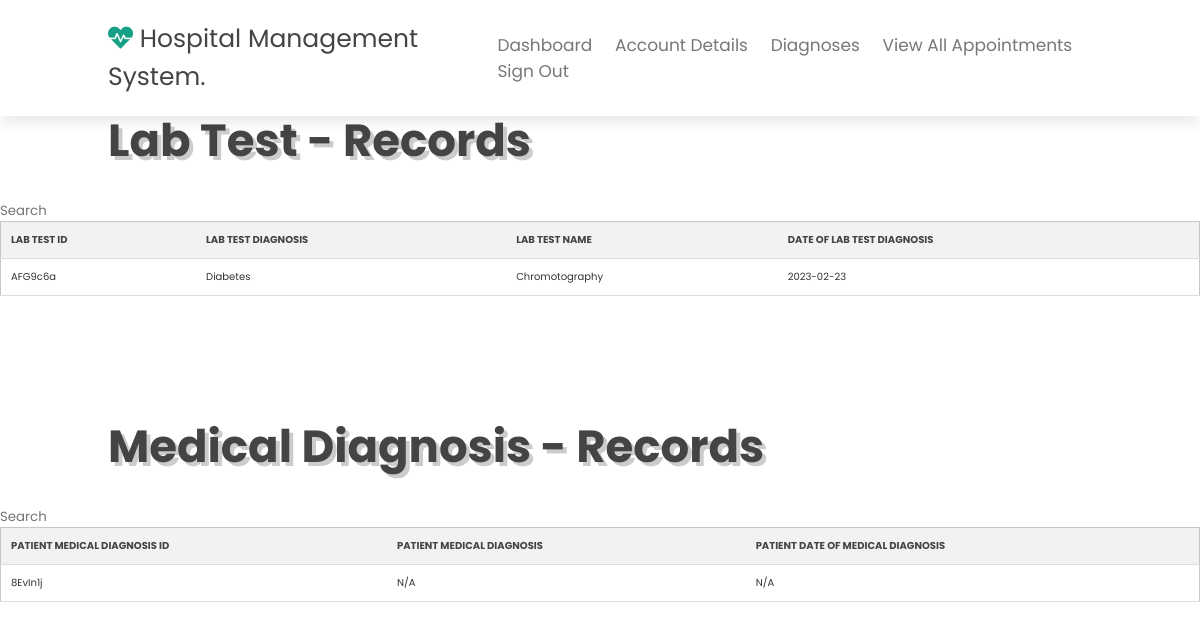
/htdocs/Software_Projects_C2010722/My_Patient_Diagnoses.php (signed in), run on the app's committed database.
### tables this page shows
CREATE TABLE "Lab_Test" (
	"Patient_ID"	TEXT,
	"Lab_Test_ID"	TEXT,
	"Lab_Test_Diagnosis"	TEXT,
	"Lab_Test_Name"	TEXT,
	"Date_Of_Lab_Test_Diagnosis"	TEXT
);

CREATE TABLE "Patient_Medical_Diagnosis" (
	"Patient_ID"	TEXT,
	"Patient_Medical_Diagnosis_ID"	TEXT,
	"Patient_Medical_Diagnosis"	TEXT,
	"Patient_Date_Of_Medical_Diagnosis"	TEXT
);

### htdocs/Software_Projects_C2010722/Patient_Medical_Diagnosis.php (called while the page is built)
<?php
function Patient_Medicaldiagnosis (){
$Patient_ID = $_SESSION['Patient_ID'];
    $db = new SQLITE3('C:\xampp\Software_Projects_C2010722_Database\Hospital_Database.db');
    $sql = "SELECT * FROM Patient_Medical_Diagnosis WHERE Patient_ID = '$Patient_ID'";
    $stmt = $db->prepare($sql);
    $result2 = $stmt->execute();
    $arrayResult2 = [];
    while ($row = $result2->fetchArray()){
        $arrayResult2 [] = $row;
    }
    return $arrayResult2;
}
?>

### htdocs/Software_Projects_C2010722/My_Patient_Diagnoses.php (the view, shortened to what this page needs)
<?php require("patientnavbar.php");
include_once("Patient_Medical_Diagnosis.php");
$array_medicaldiagnosis = Patient_Medicaldiagnosis();
$Patient_ID = $_SESSION['Patient_ID'];
$db = new SQLite3('C:\xampp\Software_Projects_C2010722_Database\Hospital_Database.db');
$sql = "SELECT * FROM Lab_Test WHERE Patient_ID = '$Patient_ID'";
$stmt = $db->prepare($sql);
$result= $stmt->execute();
$arrayResult = [];
while($row=$result->fetchArray(SQLITE3_NUM)){
    $arrayResult [] = $row;
}
?>
<div class="container">
    <main role="main" class="pb-3">
        <section class="home" id="home">
        <div class="content">
        <h3>Lab Test - Records</h3>
        </div>
        </section>
    </main>
</div>
<div class="content">
    <div class="row">
        <div class="table-container">
            <div class="search-wrapper">
                <input type="text" id="myInput" placeholder="Search" onkeyup="myFunction()">
            </div>
            <table id="myTable" class="responsive-table">
                <thead>
                    <tr>
                        <th>Lab Test ID</th>
                        <th>Lab Test Diagnosis</th>
                        <th>Lab Test Name</th>
                        <th>Date Of Lab Test Diagnosis</th>
                    </tr>
                </thead>
                <tbody>
                    <?php for ($i=0; $i<count($arrayResult); $i++): ?>
                    <tr>
                        <td><?php echo $arrayResult[$i][1]?></td>
                        <td><?php echo $arrayResult[$i][2]?></td>
                        <td><?php echo $arrayResult[$i][3]?></td>
                        <td><?php echo $arrayResult[$i][4]?></td>
                    </tr>
                    <?php endfor;?>
                </tbody>
            </table>
        </div>
    </div>
<div class="container">
    <main role="main" class="pb-3">
        <section class="home" id="home">
        <div class="content">
        <h3>Medical Diagnosis - Records</h3>
        </div>
        </section>
    </main>
</div>
    <div class="content">
               <div class="row">
                    <div class="table-container">
                    <div class="search-wrapper">
                      <input type="text" id="myInput3" placeholder="Search" onkeyup="myFunction3()">
                    </div>
                    <table id="myTable3" class="responsive-table">
                                <thead>
                                <tr>
                                    <th>Patient Medical Diagnosis ID</th>
                                    <th>Patient Medical Diagnosis</th>
                                    <th>Patient Date Of Medical Diagnosis</th>
                                </thead>
                                <tbody>
                                <?php
                                    for ($i=0; $i<count($array_medicaldiagnosis); $i++):
                                ?>
                                <tr>
                                    <td><?php echo $array_medicaldiagnosis[$i][1]?></td>
                                    <td><?php echo $array_medicaldiagnosis[$i][2]?></td>
                                    <td><?php echo $array_medicaldiagnosis[$i][3]?></td>
                                </tr>
                    <?php endfor;?>
                </tbody>
            </table>
        </div>
    </div>

### htdocs/Software_Projects_C2010722/css/style.css (style rules this page uses)
:root { --green:#16a085; --black:#444; --light-color:#777; --box-shadow:.5rem .5rem 0 rgba(22, 160, 133, .2); --text-shadow:.4rem .4rem 0 rgba(0, 0, 0, .2); --border:.2rem solid var(--green); }
* { font-family: 'Poppins', sans-serif; margin:0; padding: 0; box-sizing: border-box; outline: none; border: none; text-transform: capitalize; transition: all .2s ease-out; text-decoration: none; }
html { font-size: 62.5%; overflow-x: hidden; scroll-padding-top: 7rem; scroll-behavior: smooth; }
section { padding:2rem 9%; }
.home { display: flex; align-items: center; flex-wrap: wrap; gap:1.5rem; padding-top: 10rem; }
.home .content { flex:1 1 45rem; }
.home .content h3 { font-size: 4.5rem; color:var(--black); line-height: 1.8; text-shadow: var(--text-shadow); }
.table-container { max-width: 100%; overflow-x: auto; }
.responsive-table { border-collapse: collapse; border-spacing: 0; width: 100%; max-width: 100%; margin-bottom: 1rem; background-color: #fff; color: #333; border: 1px solid #c6c6c6; border-radius: .25rem; }
.responsive-table th, .responsive-table td { padding: 1rem; vertical-align: top; text-align: left; }
.responsive-table th { font-weight: bold; background-color: #f2f2f2; }
table { border-collapse: collapse; width: 100%; max-width: 800px; margin: 0 auto; background-color: #ffffff; border: 1px solid #ddd; }
th, td { text-align: left; padding: 8px; border-bottom: 1px solid #ddd; }
th { background-color: #f2f2f2; color: #444444; font-weight: bold; text-transform: uppercase; }

### data on the page
lab_test: Lab_Test_ID "AFG9c6a", Lab_Test_Diagnosis "Diabetes", Lab_Test_Name "Chromotography", Date_Of_Lab_Test_Diagnosis "2023-02-23"
patient_medical_diagnosis: Patient_Medical_Diagnosis_ID "8EvIn1j", Patient_Medical_Diagnosis "N/A", Patient_Date_Of_Medical_Diagnosis "N/A"
